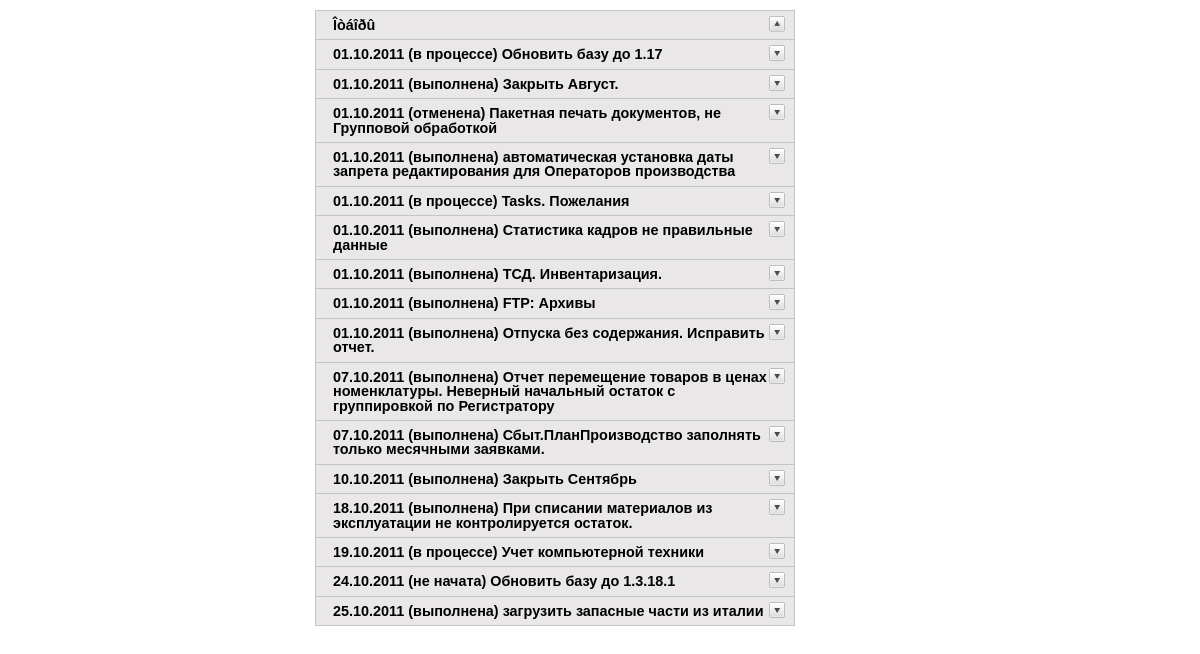
Page /WebTasks/index.php?user_id=2 on the committed database.
### tables this page shows
CREATE TABLE IF NOT EXISTS `Tasks` (
  `id_Task` int(10) NOT NULL AUTO_INCREMENT,
  `Name` text,
  `id_worker` int(3) DEFAULT NULL,
  `id_chief` int(3) DEFAULT NULL,
  `date` datetime DEFAULT NULL,
  `status` varchar(50) DEFAULT NULL,
  PRIMARY KEY (`id_Task`)
);

### WebTasks/config.php (called while the page is built, shortened)
<?php
function status($status)
  {
	 if ($status == "âàæíî")
     {
      $text = "<font color='red'>".$status."</font>";
     }
	 elseif ($status == "â ïðîöåññå")
     {
      $text = "<font color='blue'>".$status."</font>";
     }
    else
     {
      $text = $status;
     }
   return $text;
  }
function mysql_query_or_die($query)
  {
	 $res = mysql_query($query);
	 return $res;
  }
?>

### WebTasks/index.php (the view, shortened to what this page needs)
<?php
include("config.php");
if (isset($_REQUEST['user_id'])) $user_id = $_REQUEST['user_id']; else $user_id = "5";
print "<html>
<head>
<meta http-equiv='Content-Type' content='text/html' />
<title>Accordion 1</title>
<script type='text/javascript' src='./js/jquery.min.js'></script>
<script type='text/javascript'>
$(document).ready(function(){
	$('.accordion h3:first').addClass('active');
	$('.accordion span').hide();
	$('.accordion h3').click(function(){
		$(this).next('span').slideToggle('slow')
		.siblings('span:visible').slideUp('slow');
		$(this).toggleClass('active');
		$(this).siblings('h3').removeClass('active');
	});
});
</script>
<style type='text/css'>
body {
	margin: 10px auto;
	width: 570px;
	font: 75%/120% Arial, Helvetica, sans-serif;
}
.accordion {
	width: 480px;
	border-bottom: solid 1px #c4c4c4;
}
.accordion h3 {
	background: #e9e7e7 url(img/arrow-square.gif) no-repeat right -51px;
	padding: 7px 17px;
	margin: 0;
	font: bold 120%/100% Arial, Helvetica, sans-serif;
	border: solid 1px #c4c4c4;
	border-bottom: none;
	cursor: pointer;
}
.accordion h3:hover {
	background-color: #e3e2e2;
}
.accordion h3.active {
	background-position: right 5px;
}
.accordion p {
	background: #f7f7f7;
	margin: 0;
	border-left: solid 1px #c4c4c4;
	border-right: solid 1px #c4c4c4;
}
span {
    background: #f7f7f7;
    margin: 0;
    display:none;
    border-left: solid 1px #c4c4c4;
    border-right: solid 1px #c4c4c4;
}
.accordion t1 {
	background: #e9e7e7;
}
.accordion label {
	font: bold 120%/100% Arial, Helvetica, sans-serif;
}
</style>
</head>
<body>
<div class='accordion'>
	<h3>Îòáîðû</h3>
	<span>
	<form name='test' method='post' action='input1.php'>
	<label class='label'>Ðàáîòíèêè:</label><br>
	<input type='checkbox' name='Worker' value='1'>Ðÿáèíèíà Òàòüÿíà
  <input type='checkbox' name='Worker' value='2'>Èâàíîâ Àíòîí
  <input type='checkbox' name='Worker' value='3'>Îìåëü÷óê Ñåðãåé
  <input type='checkbox' name='Worker' value='4'>Ëàõíîâ Àëåêñàíäð
  <input type='checkbox' name='Worker' value='5'>×óáóêèí Äåíèñ
	<input type='checkbox' name='Worker' value='6'>Êó÷åðåíêàî Àëåêñàíäð
  <input type='checkbox' name='Worker' value='7'>Ïàùåíêî Àëåêñàíäð	<br>
	<label class='label'>Ñòàòóñ:</label>	<br>
  <input type='checkbox' name='Status' value='1'>íå íà÷àòà
  <input type='checkbox' name='Status' value='2'>â ïðîöåññå
	<input type='checkbox' name='Status' value='3'>âàæíî
  <input type='checkbox' name='Status' value='4'>âûïîëíåíà
  <input type='checkbox' name='Status' value='5'>îòìåíåíà <br>
	<input type='submit' name='' value='Ñôîðìèðîâàòü'/>
	</form>
	</span>";
  $query = "SELECT DATE_FORMAT(Tasks.Date,'%d.%m.%Y') AS Date, Tasks.status AS Status,Tasks.Name,Workers.Name AS Worker,Tasks.id_Task,Tasks.id_Worker,Tasks.id_Chief,Chief.Name AS Chief FROM Tasks LEFT JOIN (SELECT Workers.id_Worker,Workers.Name FROM Workers) Workers ON Workers.id_Worker=Tasks.id_Worker LEFT JOIN (SELECT Workers.id_Worker,Workers.Name FROM Workers) Chief ON Chief.id_Worker=Tasks.id_Chief  WHERE Tasks.id_Worker=".$user_id." AND  Tasks.status<>'âûïîëíåíà' AND Tasks.status<>'îòìåíåíà'";
  $result = mysql_query_or_die($query);
  while ($row = mysql_fetch_assoc($result))
    {
     print "<h3>".$row["Date"]." (".status($row["Status"]).") ".$row["Name"]."</h3>";
    }
  print "
</div>
</body>
</html>";
?>

### WebTasks/index.php (style rules this page uses)
body { margin: 10px auto; width: 570px; font: 75%/120% Arial, Helvetica, sans-serif; }
.accordion { width: 480px; border-bottom: solid 1px #c4c4c4; }
.accordion h3 { background: #e9e7e7 url(img/arrow-square.gif) no-repeat right -51px; padding: 7px 17px; margin: 0; font: bold 120%/100% Arial, Helvetica, sans-serif; border: solid 1px #c4c4c4; border-bottom: none; cursor: pointer; }
.accordion h3.active { background-position: right 5px; }

### rows in the picture
tasks: Date "01.10.2011", status "в процессе", Name "Обновить базу до 1.17"
tasks: Date "01.10.2011", status "выполнена", Name "Закрыть Август."
tasks: Date "01.10.2011", status "отменена", Name "Пакетная печать документов, не Групповой обработкой"
tasks: Date "01.10.2011", status "выполнена", Name "автоматическая установка даты запрета редактирования для Операторов производства"
tasks: Date "01.10.2011", status "в процессе", Name "Tasks. Пожелания"
tasks: Date "01.10.2011", status "выполнена", Name "Статистика кадров не правильные данные"
tasks: Date "01.10.2011", status "выполнена", Name "ТСД. Инвентаризация."
tasks: Date "01.10.2011", status "выполнена", Name "FTP: Архивы"
tasks: Date "01.10.2011", status "выполнена", Name "Отпуска без содержания. Исправить отчет."
tasks: Date "07.10.2011", status "выполнена", Name "Отчет перемещение товаров в ценах номенклатуры. Неверный начальный остаток с группировкой по Регистратору"
tasks: Date "07.10.2011", status "выполнена", Name "Сбыт.ПланПроизводство заполнять только месячными заявками."
tasks: Date "10.10.2011", status "выполнена", Name "Закрыть Сентябрь"
tasks: Date "18.10.2011", status "выполнена", Name "При списании материалов из эксплуатации не контролируется остаток."
tasks: Date "19.10.2011", status "в процессе", Name "Учет компьютерной техники"
tasks: Date "24.10.2011", status "не начата", Name "Обновить базу до 1.3.18.1"
tasks: Date "25.10.2011", status "выполнена", Name "загрузить запасные части из италии"
